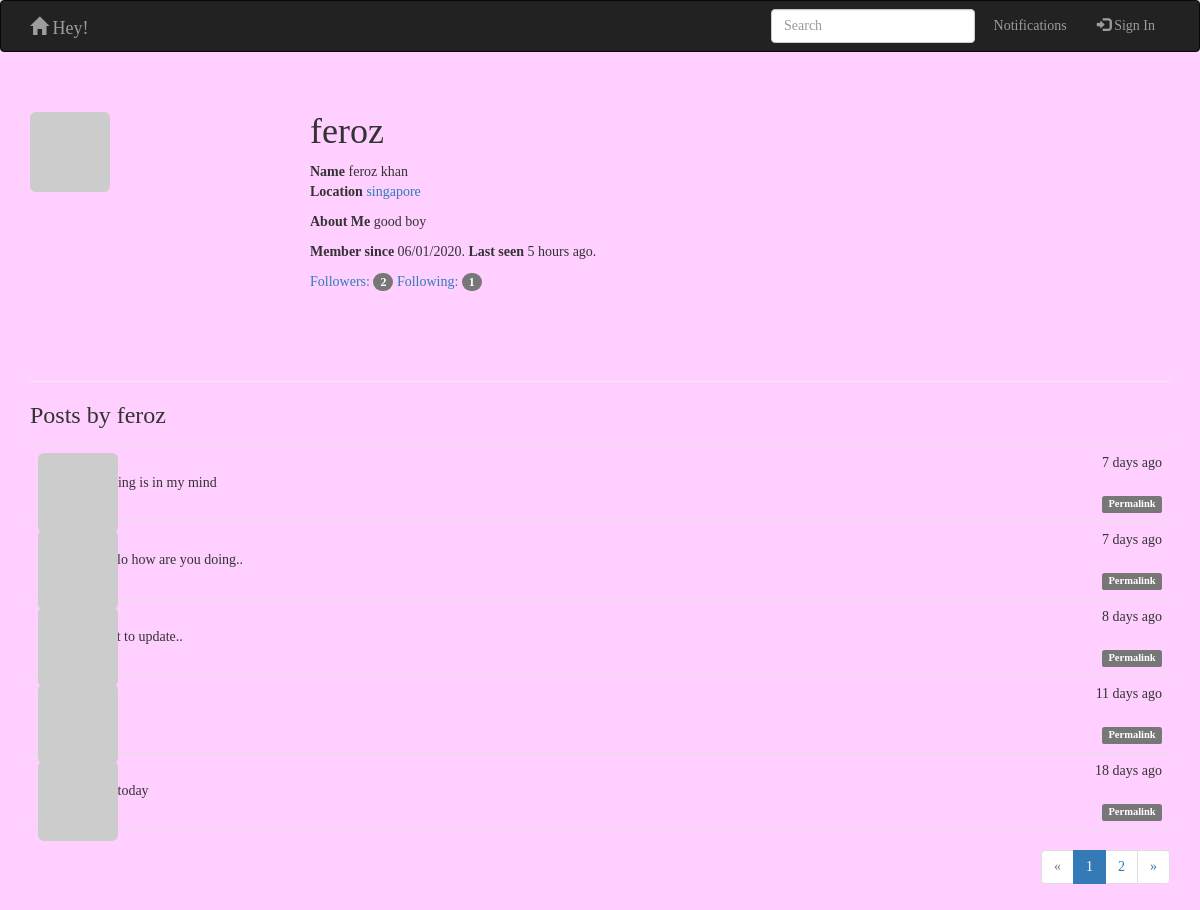
/user/feroz, run on an earlier commit of the app's database.
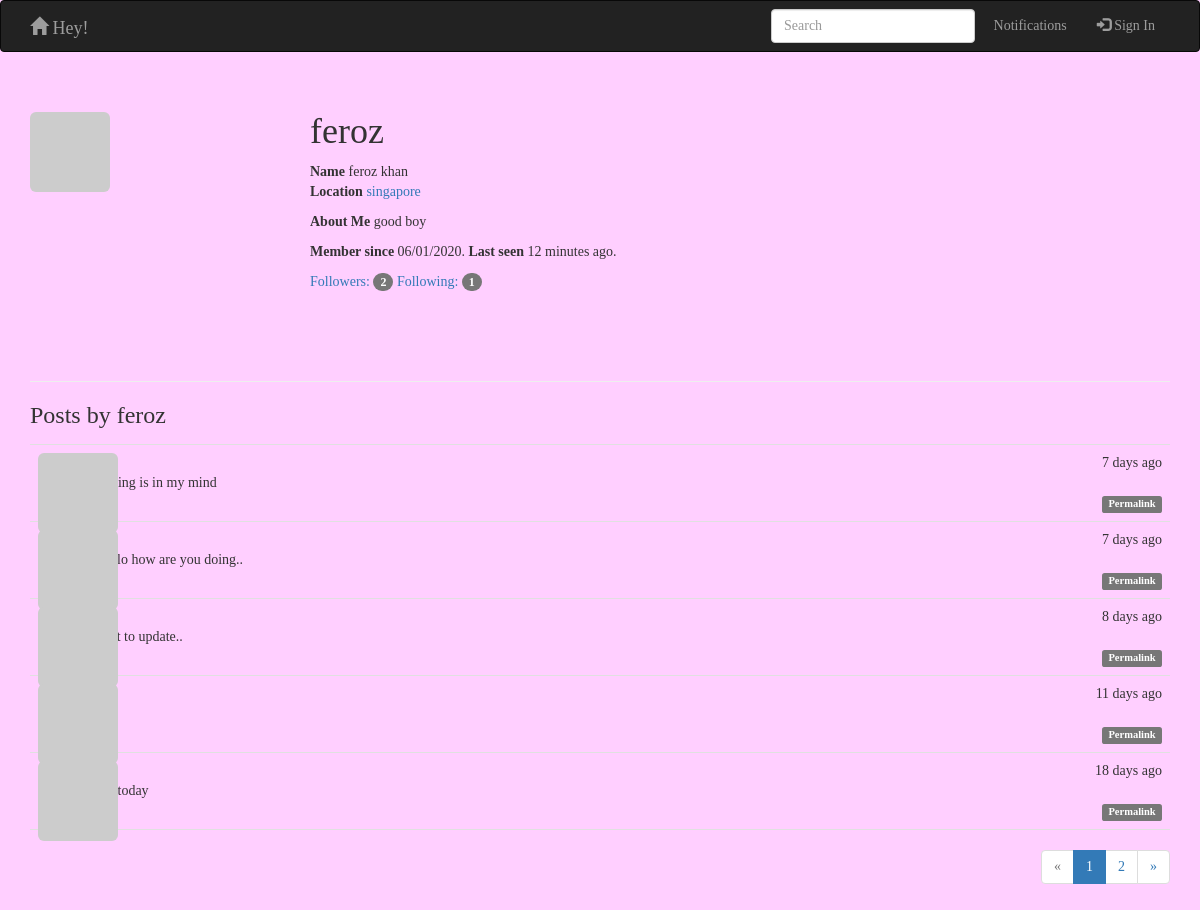
And on a later commit of the database.
### app/models.py (models this page shows, shortened)
class User(UserMixin,db.Model):
    __tablename__ = 'users'
    id = db.Column(db.Integer, primary_key=True)
    email = db.Column(db.String(64), unique=True, index=True)
    username = db.Column(db.String(64), unique=True, index=True)
    password_hash = db.Column(db.String(128))
    role_id = db.Column(db.Integer, db.ForeignKey('roles.id'))
    name = db.Column(db.String(64))
    location = db.Column(db.String(64))
    about_me = db.Column(db.Text())
    member_since = db.Column(db.DateTime(),default=datetime.utcnow)
    last_seen = db.Column(db.DateTime(),default=datetime.utcnow)
    avatar_hash = db.Column(db.String(32))
    posts = db.relationship('Post', backref='author', lazy='dynamic')
    followed = db.relationship('Follow',backref=db.backref('follower',lazy = 'joined'),lazy='dynamic',cascade='all,delete-orphan',foreign_keys=[Follow.follower_id])
    followers = db.relationship('Follow', backref=db.backref('followed', lazy='joined'), lazy='dynamic',
                               cascade='all,delete-orphan', foreign_keys=[Follow.followed_id])
    def gravatar(self, size=100, default='identicon', rating='g'):
        if request.is_secure:
            url = 'https://secure.gravatar.com/avatar'
        else:
            url = 'http://www.gravatar.com/avatar'
        hash = self.avatar_hash or hashlib.md5(self.email.encode('utf-8')).hexdigest()
        return '{url}/{hash}?s={size}&d={default}&r={rating}'.format(
            url=url, hash=hash, size=size, default=default, rating=rating)
    @property
    def password(self):
        raise AttributeError('password is not a readable attribute')

class Post(db.Model):
    __tablename__ = 'posts'
    id = db.Column(db.Integer, primary_key=True)
    body = db.Column(db.Text)
    timestamp = db.Column(db.DateTime, index=True, default=datetime.utcnow)
    author_id = db.Column(db.Integer, db.ForeignKey('users.id'))

### app/main/hello.py (the view)
@main.route('/user/<username>')
def user(username):
    user = User.query.filter_by(username=username).first()
    if user is None:
        return render_template('404.html'), 404
    page = request.args.get('page', 1, type=int)
    pagination = user.posts.order_by(Post.timestamp.desc()).paginate(
        page, per_page=current_app.config['FLASKY_POSTS_PER_PAGE'],
        error_out=False)
    posts = pagination.items
    return render_template('user.html', user=user, posts = posts, pagination = pagination)

### app/auth/views.py (called while the page is built)
@auth.before_app_request
def before_request():
    if current_user.is_authenticated:
        current_user.ping()

### app/main/__init__.py (called while the page is built)
@main.app_context_processor
def inject_permissions():
    return dict(Permission=models.Permission)

### app/models.py (called while the page is built)
    def can(self, permissions):
        return False

    def is_administrator(self):
        return False

### app/templates/user.html (shortened to what this page needs)
{% extends "base.html" %}
{% import "_macros.html" as macros %}
{% block page_content %}
<div class="page-header">
    <img class="img-rounded profile-thumbnail" src="{{ user.gravatar(size=256) }}">
    <div class="profile-header">
       <h1> {{ user.username }}</h1>
        {% if user.name or user.location %}
        <p>
            {% if user.name %} <b>Name</b> {{ user.name }} <br>{% endif %}
            {% if user.location %}
            <b>Location</b> <a href="http://maps.google.com/?q={{ user.location }}">{{ user.location }}</a><br>
            {% endif %}
        </p>
        {% endif %}
        {% if user.about_me %}<p> <b>About Me</b> {{ user.about_me }}</p>{% endif %}
        <p> <b>Member since</b> {{ moment(user.member_since).format('L') }}. <b>Last seen</b> {{ moment(user.last_seen).fromNow() }}. </p>
        <a href="{{ url_for('.followers', username=user.username) }}">
            Followers: <span class="badge">{{ user.followers.count() -1 }}</span>
        </a>
        <a href="{{ url_for('.followed', username=user.username) }}">
            Following: <span class="badge">{{ user.followed.count() -1 }}</span>
        </a>
    </div>
</div>
<h3>Posts by {{ user.username }}</h3>
{% include 'post.html' %}
<div class="pagination">
    {{ macros.pagination_widget(pagination, '.user', username=user.username) }}
</div>
{% endblock %}

### app/templates/base.html (shortened to what this page needs)
{% extends "bootstrap/base.html" %}
{% block head %}
{{ super() }}
<link rel="stylesheet" type="text/css" href="{{ url_for('static', filename='styles.css') }}">
{% endblock %}
{% block navbar %}
<div class="navbar navbar-inverse" role="navigation">
    <div class="container">
        <div class="navbar-header">
            <a class="navbar-brand" href="/"><span class="glyphicon glyphicon-home"></span> Hey!</a>
        </div>
        <div class="navbar-collapse collapse ">
            <ul class="nav navbar-nav navbar-right">
                <li><form class="form-inline" action="/action_page.php">
                    <input class="form-control mr-sm-2" style="margin-top: 7.5px" type="text" placeholder="Search">
                    </form>
                </li>
                <li>
                    <a href="{{ url_for('main.user', username=current_user.username) }}">
                        Notifications
                    </a>
                </li>
                {% if current_user.is_authenticated %}
                <li><a href="{{ url_for('auth.logout') }}"><span class="glyphicon glyphicon-log-out"></span> Sign
                    Out</a></li>
                {% else %}
                <li><a href="{{ url_for('auth.login') }}"><span class="glyphicon glyphicon-log-in"></span> Sign In</a>
                </li>
                {% endif %}
            </ul>
        </div>
    </div>
</div>
{% endblock %}
    {% block content %}
    <div class="container">
        {% block page_content %}{% endblock %}
    </div>
    {% endblock %}

### app/templates/_macros.html
{% macro pagination_widget(pagination, endpoint) %}
<ul class="pagination">
    <li
    {% if not pagination.has_prev %} class="disabled"{% endif %}>
    <a href="{% if pagination.has_prev %}{{ url_for(endpoint,
page = pagination.page - 1, **kwargs) }}{% else %}#{% endif %}">
        &laquo;
    </a>
    </li>
    {% for p in pagination.iter_pages() %}
    {% if p %}
    {% if p == pagination.page %}
    <li class="active">
        <a href="{{ url_for(endpoint, page = p, **kwargs) }}">{{ p }}</a>
    </li>
    {% else %}
    <li>
        <a href="{{ url_for(endpoint, page = p, **kwargs) }}">{{ p }}</a>
    </li>
    {% endif %}
    {% else %}
    <li class="disabled"><a href="#">&hellip;</a></li>
    {% endif %}
    {% endfor %}
    <li
    {% if not pagination.has_next %} class="disabled"{% endif %}>
    <a href="{% if pagination.has_next %}{{ url_for(endpoint,
page = pagination.page + 1, **kwargs) }}{% else %}#{% endif %}">
        &raquo;
    </a>
    </li>
</ul>
{% endmacro %}

### app/templates/post.html (shortened to what this page needs)
<ul class="posts">
    {% for post in posts %}
    <li class="post">
        <div class="post-thumbnail">
            <a href="{{ url_for('.user', username=post.author.username) }}">
                <img class="img-rounded profile-thumbnail" src="{{ post.author.gravatar(size=40) }}">
            </a>
        </div>
        <div class="post-content">
            <div class="post-date">{{ moment(post.timestamp).fromNow() }}</div>
            <div class="post-author"><a href="{{ url_for('.user', username=post.author.username) }}">{{ post.author.username }}</a></div>
            <div class="post-body">
                {% if post.body_html %}
                    {{ post.body_html | safe }}
                {% else %}
                    {{ post.body }}
                {% endif %}
            </div>
            <div class="post-footer">
                <a href="{{ url_for('.post', id=post.id) }}"><span class="label label-default">Permalink</span></a>
            </div>
        </div>
    </li>
    {% endfor %}
</ul>

### app/static/styles.css (style rules this page uses)
.profile-thumbnail { position: absolute; }
* { font-family:Verdana; }
body { background-color: #FFCFFF; }
.profile-header { min-height: 260px; margin-left: 280px; }
ul.posts { list-style-type: none; padding: 0px; margin: 16px 0px 0px 0px; border-top: 1px solid #e0e0e0; }
ul.posts li.post { padding: 8px; border-bottom: 1px solid #e0e0e0; }
div.post-date { float: right; }
div.post-author { font-weight: bold; }
div.post-thumbnail { position: absolute; }
div.post-content { margin-left: 48px; min-height: 48px; }
div.post-footer { text-align: right; }
div.pagination { width: 100%; text-align: right; padding: 0px; margin: 0px; }

What changed in the data, as far as the page shows it:
changed User "feroz": last_seen "5 hours ago" → "12 minutes ago"
